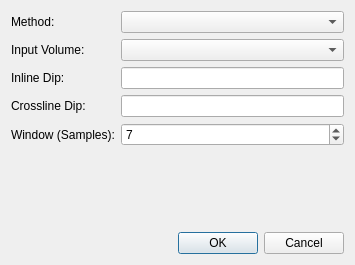
<?xml version="1.0" encoding="UTF-8"?>
<ui version="4.0">
 <class>VolumeDipDialog</class>
 <widget class="QDialog" name="VolumeDipDialog">
  <property name="geometry">
   <rect>
    <x>0</x>
    <y>0</y>
    <width>355</width>
    <height>265</height>
   </rect>
  </property>
  <property name="windowTitle">
   <string>Grid Math</string>
  </property>
  <layout class="QVBoxLayout" name="verticalLayout">
   <item>
    <layout class="QGridLayout" name="gridLayout">
     <item row="0" column="0">
      <widget class="QLabel" name="label_3">
       <property name="text">
        <string>Method:</string>
       </property>
      </widget>
     </item>
     <item row="0" column="1">
      <widget class="QComboBox" name="cbMethod"/>
     </item>
     <item row="1" column="0">
      <widget class="QLabel" name="label_5">
       <property name="text">
        <string>Input Volume:</string>
       </property>
      </widget>
     </item>
     <item row="1" column="1">
      <widget class="QComboBox" name="cbInput">
       <property name="minimumSize">
        <size>
         <width>200</width>
         <height>0</height>
        </size>
       </property>
      </widget>
     </item>
     <item row="2" column="0">
      <widget class="QLabel" name="label">
       <property name="text">
        <string>Inline Dip:</string>
       </property>
      </widget>
     </item>
     <item row="2" column="1">
      <widget class="QLineEdit" name="leIlineDip"/>
     </item>
     <item row="3" column="0">
      <widget class="QLabel" name="label_2">
       <property name="text">
        <string>Crossline Dip:</string>
       </property>
      </widget>
     </item>
     <item row="3" column="1">
      <widget class="QLineEdit" name="leXlineDip"/>
     </item>
     <item row="4" column="0">
      <widget class="QLabel" name="label_4">
       <property name="text">
        <string>Window (Samples):</string>
       </property>
      </widget>
     </item>
     <item row="4" column="1">
      <widget class="QSpinBox" name="sbWindowSamples">
       <property name="minimum">
        <number>3</number>
       </property>
       <property name="singleStep">
        <number>2</number>
       </property>
       <property name="value">
        <number>7</number>
       </property>
      </widget>
     </item>
    </layout>
   </item>
   <item>
    <spacer name="verticalSpacer">
     <property name="orientation">
      <enum>Qt::Vertical</enum>
     </property>
     <property name="sizeHint" stdset="0">
      <size>
       <width>20</width>
       <height>40</height>
      </size>
     </property>
    </spacer>
   </item>
   <item>
    <widget class="QDialogButtonBox" name="buttonBox">
     <property name="orientation">
      <enum>Qt::Horizontal</enum>
     </property>
     <property name="standardButtons">
      <set>QDialogButtonBox::Cancel|QDialogButtonBox::Ok</set>
     </property>
    </widget>
   </item>
  </layout>
 </widget>
 <resources/>
 <connections>
  <connection>
   <sender>buttonBox</sender>
   <signal>accepted()</signal>
   <receiver>VolumeDipDialog</receiver>
   <slot>accept()</slot>
   <hints>
    <hint type="sourcelabel">
     <x>248</x>
     <y>254</y>
    </hint>
    <hint type="destinationlabel">
     <x>157</x>
     <y>274</y>
    </hint>
   </hints>
  </connection>
  <connection>
   <sender>buttonBox</sender>
   <signal>rejected()</signal>
   <receiver>VolumeDipDialog</receiver>
   <slot>reject()</slot>
   <hints>
    <hint type="sourcelabel">
     <x>316</x>
     <y>260</y>
    </hint>
    <hint type="destinationlabel">
     <x>286</x>
     <y>274</y>
    </hint>
   </hints>
  </connection>
 </connections>
</ui>
